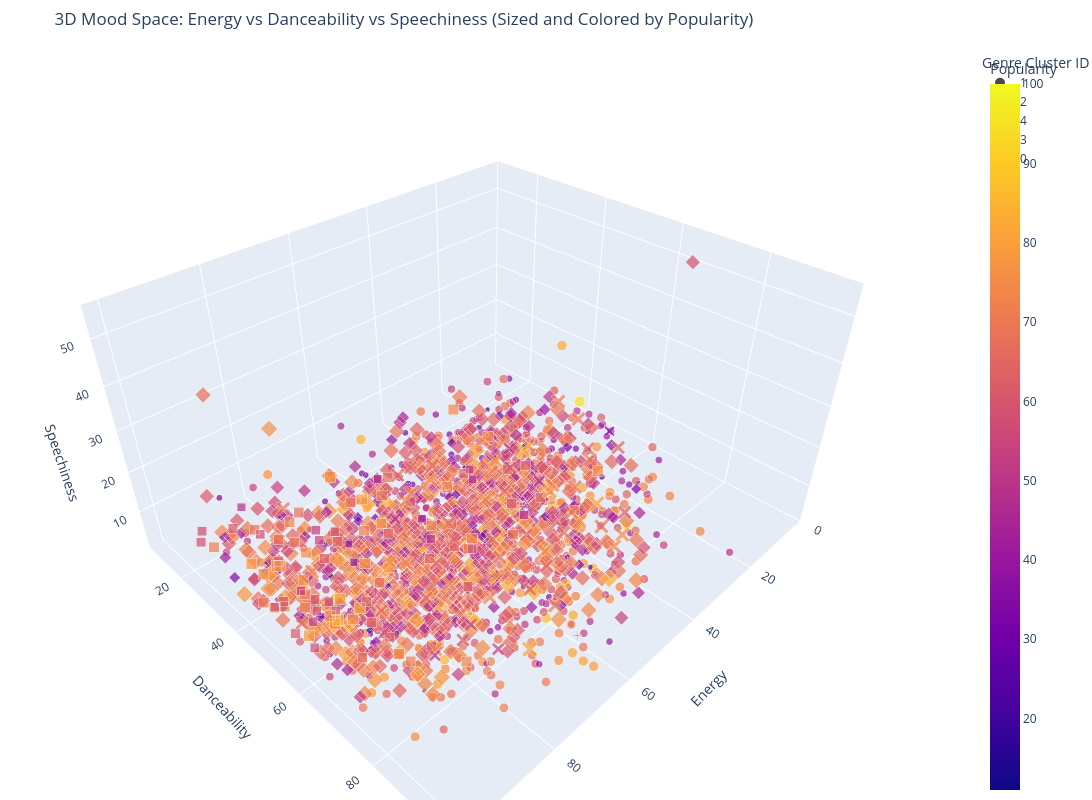

Notebook code for this chart:
### Code cell
import plotly.express as px
fig = px.scatter_3d(df, x='Energy', y= 'Danceability',z= 'Speechiness',
              color='Popularity', size='Popularity', size_max=18,
              symbol='Genre Cluster ID', opacity=0.7)


#tight layout,
fig.update_layout(title='3D Mood Space: Energy vs Danceability vs Speechiness (Sized and Colored by Popularity)',
width=1200, height=800, margin=dict(l=0, r=0, b=0, t=50))
fig.show()

### Figure 1 — Plotly figure (JSON) as saved in the notebook; plotly's stock layout.template omitted (floating-point values rounded to 4 significant figures; data arrays with more than 128 entries replaced by an {"elided": "..."} marker saying what was removed)
{"data": [{"hovertemplate": "Genre Cluster ID=1<br>Energy=%{x}<br>Danceability=%{y}<br>Speechiness=%{z}<br>Popularity=%{marker.color}<extra></extra>", "legendgroup": "1", "marker": {"color": {"elided": "961 int values"}, "coloraxis": "coloraxis", "opacity": 0.7, "size": {"elided": "961 int values"}, "sizemode": "area", "sizeref": 0.3086, "symbol": "circle"}, "mode": "markers", "name": "1", "scene": "scene", "showlegend": true, "type": "scatter3d", "x": {"elided": "961 int values"}, "y": {"elided": "961 int values"}, "z": {"elided": "961 int values"}}, {"hovertemplate": "Genre Cluster ID=2<br>Energy=%{x}<br>Danceability=%{y}<br>Speechiness=%{z}<br>Popularity=%{marker.color}<extra></extra>", "legendgroup": "2", "marker": {"color": {"elided": "875 int values"}, "coloraxis": "coloraxis", "opacity": 0.7, "size": {"elided": "875 int values"}, "sizemode": "area", "sizeref": 0.3086, "symbol": "diamond"}, "mode": "markers", "name": "2", "scene": "scene", "showlegend": true, "type": "scatter3d", "x": {"elided": "875 int values"}, "y": {"elided": "875 int values"}, "z": {"elided": "875 int values"}}, {"hovertemplate": "Genre Cluster ID=4<br>Energy=%{x}<br>Danceability=%{y}<br>Speechiness=%{z}<br>Popularity=%{marker.color}<extra></extra>", "legendgroup": "4", "marker": {"color": [76, 72, 65, 52, 77, 65, 57, 72, 65, 83, 72, 75, 59, 60, 38, 74, 47, 58, 51, 69, 75, 81, 80, 72, 49, 56, 77, 78, 45, 59, 78, 69, 53, 64, 57, 66, 65, 75, 58, 75, 37, 72, 62, 67, 57, 83, 80, 73, 73, 71, 72, 66, 67, 68, 59, 50, 80, 69, 74, 77, 65, 63, 63, 74, 68, 78, 73, 71, 61, 59, 68, 58, 73, 62, 64, 76, 76, 62, 74, 44, 68, 71, 67, 77, 60, 55, 51, 61, 73, 72, 74, 56, 48], "coloraxis": "coloraxis", "opacity": 0.7, "size": [76, 72, 65, 52, 77, 65, 57, 72, 65, 83, 72, 75, 59, 60, 38, 74, 47, 58, 51, 69, 75, 81, 80, 72, 49, 56, 77, 78, 45, 59, 78, 69, 53, 64, 57, 66, 65, 75, 58, 75, 37, 72, 62, 67, 57, 83, 80, 73, 73, 71, 72, 66, 67, 68, 59, 50, 80, 69, 74, 77, 65, 63, 63, 74, 68, 78, 73, 71, 61, 59, 68, 58, 73, 62, 64, 76, 76, 62, 74, 44, 68, 71, 67, 77, 60, 55, 51, 61, 73, 72, 74, 56, 48], "sizemode": "area", "sizeref": 0.3086, "symbol": "square"}, "mode": "markers", "name": "4", "scene": "scene", "showlegend": true, "type": "scatter3d", "x": [96, 60, 85, 77, 87, 58, 96, 91, 91, 86, 86, 94, 77, 92, 78, 27, 57, 99, 62, 34, 55, 86, 93, 49, 40, 87, 91, 76, 59, 81, 94, 87, 93, 66, 88, 78, 34, 28, 58, 20, 76, 90, 93, 83, 100, 89, 96, 80, 95, 98, 99, 30, 69, 89, 57, 48, 64, 36, 82, 74, 60, 76, 85, 59, 78, 83, 60, 83, 94, 92, 55, 97, 48, 42, 43, 83, 66, 82, 79, 43, 67, 72, 92, 88, 66, 88, 90, 97, 90, 90, 92, 79, 85], "y": [43, 58, 58, 30, 55, 51, 43, 46, 38, 56, 70, 37, 37, 51, 44, 19, 26, 24, 49, 64, 54, 50, 42, 60, 38, 25, 55, 45, 43, 70, 33, 23, 51, 53, 51, 52, 44, 32, 57, 59, 40, 52, 26, 54, 28, 53, 54, 25, 45, 27, 45, 46, 44, 36, 37, 62, 29, 56, 58, 50, 54, 36, 63, 46, 26, 47, 31, 31, 43, 51, 27, 57, 39, 53, 39, 35, 38, 40, 77, 42, 29, 40, 64, 41, 64, 49, 43, 51, 35, 72, 47, 34, 15], "z": [4, 5, 3, 3, 3, 6, 4, 6, 9, 6, 3, 7, 7, 9, 4, 4, 3, 10, 3, 3, 2, 4, 12, 3, 3, 5, 5, 3, 3, 3, 7, 5, 4, 3, 3, 4, 3, 3, 3, 3, 5, 4, 11, 4, 16, 3, 5, 4, 5, 10, 9, 3, 6, 12, 3, 9, 3, 3, 3, 4, 3, 3, 3, 3, 6, 30, 3, 4, 4, 6, 3, 5, 3, 3, 4, 4, 3, 5, 3, 4, 4, 6, 4, 4, 3, 4, 4, 4, 5, 10, 4, 4, 5]}, {"hovertemplate": "Genre Cluster ID=3<br>Energy=%{x}<br>Danceability=%{y}<br>Speechiness=%{z}<br>Popularity=%{marker.color}<extra></extra>", "legendgroup": "3", "marker": {"color": [63, 72, 69, 63, 73, 74, 68, 67, 74, 66, 80, 75, 75, 70, 77, 59, 76, 69, 74, 76, 55, 79, 75, 66, 65, 75, 74, 51, 86, 49, 61, 74, 67, 73, 73, 62, 66, 67, 70, 34, 78, 66, 69, 81, 67, 76, 69, 69, 72, 71, 71, 68, 72, 49, 49, 72, 66, 56, 66, 64, 80, 73], "coloraxis": "coloraxis", "opacity": 0.7, "size": [63, 72, 69, 63, 73, 74, 68, 67, 74, 66, 80, 75, 75, 70, 77, 59, 76, 69, 74, 76, 55, 79, 75, 66, 65, 75, 74, 51, 86, 49, 61, 74, 67, 73, 73, 62, 66, 67, 70, 34, 78, 66, 69, 81, 67, 76, 69, 69, 72, 71, 71, 68, 72, 49, 49, 72, 66, 56, 66, 64, 80, 73], "sizemode": "area", "sizeref": 0.3086, "symbol": "x"}, "mode": "markers", "name": "3", "scene": "scene", "showlegend": true, "type": "scatter3d", "x": [47, 87, 26, 86, 18, 76, 41, 56, 81, 55, 29, 30, 33, 6, 73, 34, 36, 13, 87, 48, 73, 33, 68, 45, 75, 29, 55, 32, 26, 63, 76, 31, 40, 45, 59, 27, 49, 84, 28, 7, 71, 66, 75, 69, 97, 42, 82, 60, 65, 60, 35, 51, 35, 82, 28, 53, 58, 73, 15, 13, 60, 37], "y": [62, 64, 43, 63, 55, 58, 67, 48, 71, 62, 66, 32, 76, 35, 49, 45, 67, 47, 43, 68, 79, 56, 61, 31, 62, 38, 35, 52, 42, 39, 73, 55, 49, 48, 38, 72, 28, 60, 59, 52, 60, 55, 56, 83, 54, 48, 27, 54, 69, 81, 72, 71, 64, 72, 39, 58, 73, 72, 52, 59, 66, 77], "z": [3, 12, 5, 5, 3, 12, 3, 3, 3, 2, 3, 3, 3, 4, 4, 4, 3, 8, 7, 3, 3, 3, 3, 3, 5, 5, 3, 3, 3, 3, 3, 3, 3, 3, 5, 3, 3, 7, 3, 4, 30, 3, 31, 3, 9, 12, 10, 5, 3, 6, 4, 3, 3, 3, 3, 3, 3, 4, 3, 6, 3, 3]}, {"hovertemplate": "Genre Cluster ID=0<br>Energy=%{x}<br>Danceability=%{y}<br>Speechiness=%{z}<br>Popularity=%{marker.color}<extra></extra>", "legendgroup": "0", "marker": {"color": [69, 63, 68], "coloraxis": "coloraxis", "opacity": 0.7, "size": [69, 63, 68], "sizemode": "area", "sizeref": 0.3086, "symbol": "cross"}, "mode": "markers", "name": "0", "scene": "scene", "showlegend": true, "type": "scatter3d", "x": [95, 62, 50], "y": [66, 88, 40], "z": [11, 5, 4]}], "layout": {"coloraxis": {"colorbar": {"title": {"text": "Popularity"}}, "colorscale": [[0, "#0d0887"], [0.1111, "#46039f"], [0.2222, "#7201a8"], [0.3333, "#9c179e"], [0.4444, "#bd3786"], [0.5556, "#d8576b"], [0.6667, "#ed7953"], [0.7778, "#fb9f3a"], [0.8889, "#fdca26"], [1, "#f0f921"]]}, "height": 800, "legend": {"itemsizing": "constant", "title": {"text": "Genre Cluster ID"}, "tracegroupgap": 0}, "margin": {"b": 0, "l": 0, "r": 0, "t": 50}, "scene": {"aspectmode": "auto", "aspectratio": {"x": 1.273, "y": 1.129, "z": 0.6957}, "domain": {"x": [0, 1], "y": [0, 1]}, "xaxis": {"title": {"text": "Energy"}, "type": "linear"}, "yaxis": {"title": {"text": "Danceability"}, "type": "linear"}, "zaxis": {"title": {"text": "Speechiness"}, "type": "linear"}}, "title": {"text": "3D Mood Space: Energy vs Danceability vs Speechiness (Sized and Colored by Popularity)"}, "width": 1200}}
